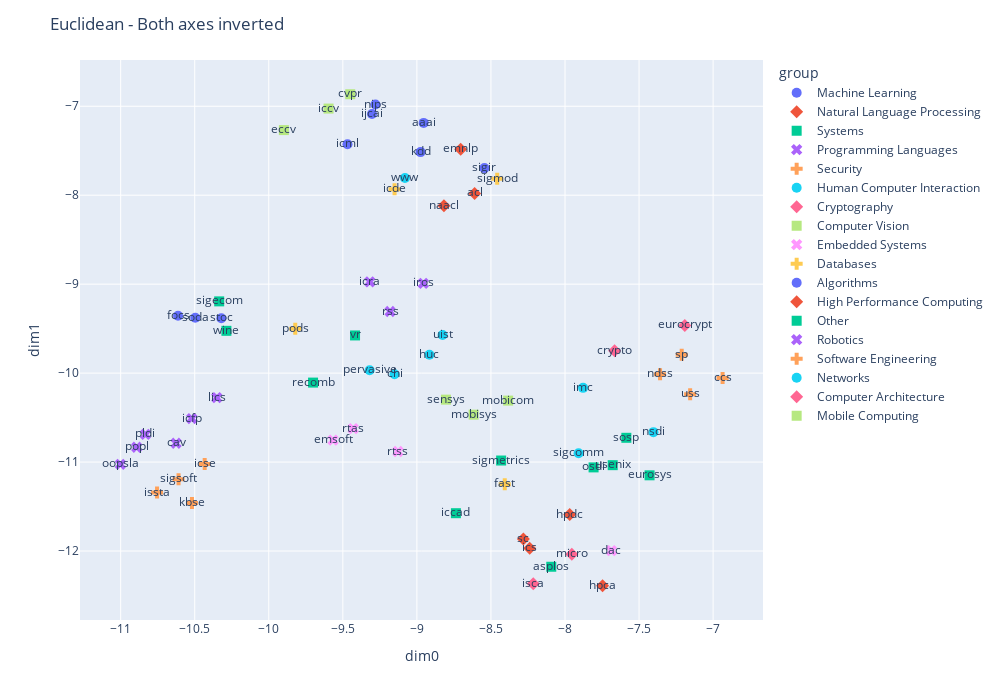

Here is the notebook cell this chart was saved with:
### Code cell
%%time
reducer = umap.UMAP(random_state=42)
embedding = reducer.fit_transform(data.iloc[:,3:].values)

embedding_df = pd.DataFrame(embedding, columns=['dim0','dim1'])
embedding_df *= -1
embedding_df[data.iloc[:,:3].columns] = data.iloc[:,:3]
embedding_df

fig = px.scatter(data_frame=embedding_df, 
                 x='dim0', y='dim1', color='group', symbol='group', text='name', 
                 hover_name='name', hover_data={'group':True, 'full_name':True, 'dim0':False, 'dim1':False})
for trace in fig.data:
    trace.marker.size = 10
fig.layout.height = 700
fig.layout.width = 1000
fig.layout.title = 'Euclidean - Both axes inverted'
fig

### Figure 1 — Plotly figure (JSON) as saved in the notebook; plotly's stock layout.template omitted (floating-point values rounded to 4 significant figures)
{"data": [{"customdata": [["Machine Learning", "Association for the Advancement of Artificial Intelligence"], ["Machine Learning", "International Conference on Machine Learning"], ["Machine Learning", "International Joint Conference on Artificial Intelligence"], ["Machine Learning", "Special Interest Group in Knowledge Discovery and Data Mining"], ["Machine Learning", "Neural Information Processing Systems"], ["Machine Learning", "Special Interest Group on Information Retrieval"]], "hovertemplate": "<b>%{hovertext}</b><br><br>group=%{customdata[0]}<br>name=%{text}<br>full_name=%{customdata[1]}<extra></extra>", "hovertext": ["aaai", "icml", "ijcai", "kdd", "nips", "sigir"], "legendgroup": "Machine Learning", "marker": {"color": "#636efa", "size": 10, "symbol": "circle"}, "mode": "markers+text", "name": "Machine Learning", "orientation": "v", "showlegend": true, "text": ["aaai", "icml", "ijcai", "kdd", "nips", "sigir"], "type": "scatter", "x": [-8.954, -9.469, -9.303, -8.975, -9.28, -8.544], "xaxis": "x", "y": [-7.187, -7.427, -7.086, -7.516, -6.981, -7.696], "yaxis": "y"}, {"customdata": [["Natural Language Processing", "Association for Computational Linguistics"], ["Natural Language Processing", "Empirical Methods in Natural Language Processing"], ["Natural Language Processing", "North American Chapter of the Association for Computational Linguistics"]], "hovertemplate": "<b>%{hovertext}</b><br><br>group=%{customdata[0]}<br>name=%{text}<br>full_name=%{customdata[1]}<extra></extra>", "hovertext": ["acl", "emnlp", "naacl"], "legendgroup": "Natural Language Processing", "marker": {"color": "#EF553B", "size": 10, "symbol": "diamond"}, "mode": "markers+text", "name": "Natural Language Processing", "orientation": "v", "showlegend": true, "text": ["acl", "emnlp", "naacl"], "type": "scatter", "x": [-8.61, -8.704, -8.817], "xaxis": "x", "y": [-7.981, -7.482, -8.118], "yaxis": "y"}, {"customdata": [["Systems", "International Conference on Architectural Support for Programming Languages and Operating Systems"], ["Systems", "European Conference on Computer Systems"], ["Systems", "Symposium on Operating Systems Design and Implementation"], ["Systems", "Symposium on Operating Systems Principles"], ["Systems", "Unix Users Group"]], "hovertemplate": "<b>%{hovertext}</b><br><br>group=%{customdata[0]}<br>name=%{text}<br>full_name=%{customdata[1]}<extra></extra>", "hovertext": ["asplos", "eurosys", "osdi", "sosp", "usenix"], "legendgroup": "Systems", "marker": {"color": "#00cc96", "size": 10, "symbol": "square"}, "mode": "markers+text", "name": "Systems", "orientation": "v", "showlegend": true, "text": ["asplos", "eurosys", "osdi", "sosp", "usenix"], "type": "scatter", "x": [-8.093, -7.429, -7.807, -7.586, -7.678], "xaxis": "x", "y": [-12.18, -11.15, -11.06, -10.73, -11.03], "yaxis": "y"}, {"customdata": [["Programming Languages", "International Conference on Computer-Aided Verification"], ["Programming Languages", "International Conference on Functional Programming"], ["Programming Languages", "Symposium on Logic in Computer Science"], ["Programming Languages", "Conference on Object-Oriented Programming Systems, Languages, and Applications"], ["Programming Languages", "Conference on Programming Language Design and Implementation"], ["Programming Languages", "Symposium on Principles of Programming Languages"]], "hovertemplate": "<b>%{hovertext}</b><br><br>group=%{customdata[0]}<br>name=%{text}<br>full_name=%{customdata[1]}<extra></extra>", "hovertext": ["cav", "icfp", "lics", "oopsla", "pldi", "popl"], "legendgroup": "Programming Languages", "marker": {"color": "#ab63fa", "size": 10, "symbol": "x"}, "mode": "markers+text", "name": "Programming Languages", "orientation": "v", "showlegend": true, "text": ["cav", "icfp", "lics", "oopsla", "pldi", "popl"], "type": "scatter", "x": [-10.63, -10.52, -10.35, -11.0, -10.83, -10.89], "xaxis": "x", "y": [-10.79, -10.51, -10.28, -11.03, -10.69, -10.83], "yaxis": "y"}, {"customdata": [["Security", "Conference on Computer and Communications Security"], ["Security", "Network and Distributed System Security Symposium"], ["Security", "Symposium on Security and Privacy"], ["Security", "USENIX Security Symposia"]], "hovertemplate": "<b>%{hovertext}</b><br><br>group=%{customdata[0]}<br>name=%{text}<br>full_name=%{customdata[1]}<extra></extra>", "hovertext": ["ccs", "ndss", "sp", "uss"], "legendgroup": "Security", "marker": {"color": "#FFA15A", "size": 10, "symbol": "cross"}, "mode": "markers+text", "name": "Security", "orientation": "v", "showlegend": true, "text": ["ccs", "ndss", "sp", "uss"], "type": "scatter", "x": [-6.936, -7.358, -7.212, -7.155], "xaxis": "x", "y": [-10.05, -10.01, -9.792, -10.24], "yaxis": "y"}, {"customdata": [["Human Computer Interaction", "Conference on Human Factors in Computing Systems"], ["Human Computer Interaction", "International Symposium on Handheld and Ubiquitous Computing"], ["Human Computer Interaction", "International Conference on Pervasive Computing and Communications"], ["Human Computer Interaction", "Symposium on User Interface Software and Technology"]], "hovertemplate": "<b>%{hovertext}</b><br><br>group=%{customdata[0]}<br>name=%{text}<br>full_name=%{customdata[1]}<extra></extra>", "hovertext": ["chi", "huc", "pervasive", "uist"], "legendgroup": "Human Computer Interaction", "marker": {"color": "#19d3f3", "size": 10, "symbol": "circle"}, "mode": "markers+text", "name": "Human Computer Interaction", "orientation": "v", "showlegend": true, "text": ["chi", "huc", "pervasive", "uist"], "type": "scatter", "x": [-9.151, -8.916, -9.319, -8.826], "xaxis": "x", "y": [-10.01, -9.793, -9.968, -9.571], "yaxis": "y"}, {"customdata": [["Cryptography", "International Cryptology Conference"], ["Cryptography", "Conference on the Theory and Applications of Cryptographic Techniques"]], "hovertemplate": "<b>%{hovertext}</b><br><br>group=%{customdata[0]}<br>name=%{text}<br>full_name=%{customdata[1]}<extra></extra>", "hovertext": ["crypto", "eurocrypt"], "legendgroup": "Cryptography", "marker": {"color": "#FF6692", "size": 10, "symbol": "diamond"}, "mode": "markers+text", "name": "Cryptography", "orientation": "v", "showlegend": true, "text": ["crypto", "eurocrypt"], "type": "scatter", "x": [-7.665, -7.191], "xaxis": "x", "y": [-9.749, -9.464], "yaxis": "y"}, {"customdata": [["Computer Vision", "Computer Vision and Pattern Recognition"], ["Computer Vision", "European Conference for Computer Vision"], ["Computer Vision", "International Conference on Conputer Vision"]], "hovertemplate": "<b>%{hovertext}</b><br><br>group=%{customdata[0]}<br>name=%{text}<br>full_name=%{customdata[1]}<extra></extra>", "hovertext": ["cvpr", "eccv", "iccv"], "legendgroup": "Computer Vision", "marker": {"color": "#B6E880", "size": 10, "symbol": "square"}, "mode": "markers+text", "name": "Computer Vision", "orientation": "v", "showlegend": true, "text": ["cvpr", "eccv", "iccv"], "type": "scatter", "x": [-9.45, -9.898, -9.596], "xaxis": "x", "y": [-6.865, -7.268, -7.026], "yaxis": "y"}, {"customdata": [["Embedded Systems", "Design Automation Conference"], ["Embedded Systems", "International Conference on Embedded Software"], ["Embedded Systems", "Real-time and Embedded Technology and Applications Symposium"], ["Embedded Systems", "Real-Time Systems Symposium"]], "hovertemplate": "<b>%{hovertext}</b><br><br>group=%{customdata[0]}<br>name=%{text}<br>full_name=%{customdata[1]}<extra></extra>", "hovertext": ["dac", "emsoft", "rtas", "rtss"], "legendgroup": "Embedded Systems", "marker": {"color": "#FF97FF", "size": 10, "symbol": "x"}, "mode": "markers+text", "name": "Embedded Systems", "orientation": "v", "showlegend": true, "text": ["dac", "emsoft", "rtas", "rtss"], "type": "scatter", "x": [-7.687, -9.566, -9.43, -9.128], "xaxis": "x", "y": [-12.0, -10.75, -10.62, -10.88], "yaxis": "y"}, {"customdata": [["Databases", "Conference on File and Storage Technologies"], ["Databases", "International Conference on Data Engineering"], ["Databases", "Symposium on Principles of Database Systems"], ["Databases", "Special Interest Group on Management of Data"]], "hovertemplate": "<b>%{hovertext}</b><br><br>group=%{customdata[0]}<br>name=%{text}<br>full_name=%{customdata[1]}<extra></extra>", "hovertext": ["fast", "icde", "pods", "sigmod"], "legendgroup": "Databases", "marker": {"color": "#FECB52", "size": 10, "symbol": "cross"}, "mode": "markers+text", "name": "Databases", "orientation": "v", "showlegend": true, "text": ["fast", "icde", "pods", "sigmod"], "type": "scatter", "x": [-8.407, -9.151, -9.821, -8.458], "xaxis": "x", "y": [-11.25, -7.932, -9.502, -7.815], "yaxis": "y"}, {"customdata": [["Algorithms", "Symposium on Foundations of Computer Science"], ["Algorithms", "Symposium on Discrete Algorithms"], ["Algorithms", "Symposium on Theory of Computing"]], "hovertemplate": "<b>%{hovertext}</b><br><br>group=%{customdata[0]}<br>name=%{text}<br>full_name=%{customdata[1]}<extra></extra>", "hovertext": ["focs", "soda", "stoc"], "legendgroup": "Algorithms", "marker": {"color": "#636efa", "size": 10, "symbol": "circle"}, "mode": "markers+text", "name": "Algorithms", "orientation": "v", "showlegend": true, "text": ["focs", "soda", "stoc"], "type": "scatter", "x": [-10.61, -10.5, -10.32], "xaxis": "x", "y": [-9.356, -9.378, -9.384], "yaxis": "y"}, {"customdata": [["High Performance Computing", "International Symposium on High-Performance Computer Architecture"], ["High Performance Computing", "Symposium on High-Performance Parallel and Distributed Computing"], ["High Performance Computing", "International Conference on Supercomputing"], ["High Performance Computing", "Supercomputing Conference"]], "hovertemplate": "<b>%{hovertext}</b><br><br>group=%{customdata[0]}<br>name=%{text}<br>full_name=%{customdata[1]}<extra></extra>", "hovertext": ["hpca", "hpdc", "ics", "sc"], "legendgroup": "High Performance Computing", "marker": {"color": "#EF553B", "size": 10, "symbol": "diamond"}, "mode": "markers+text", "name": "High Performance Computing", "orientation": "v", "showlegend": true, "text": ["hpca", "hpdc", "ics", "sc"], "type": "scatter", "x": [-7.746, -7.968, -8.238, -8.281], "xaxis": "x", "y": [-12.39, -11.59, -11.97, -11.87], "yaxis": "y"}, {"customdata": [["Other", "International Conference On Computer Aided Design"], ["Other", "International Conference on Research in Computational Molecular Biology"], ["Other", "Special Interest Group on Economics and Computation"], ["Other", "Special Interest Group on Measurement and Evaluation"], ["Other", "Virtual Reality Conference"], ["Other", "Conference on Web and Internet Economics"]], "hovertemplate": "<b>%{hovertext}</b><br><br>group=%{customdata[0]}<br>name=%{text}<br>full_name=%{customdata[1]}<extra></extra>", "hovertext": ["iccad", "recomb", "sigecom", "sigmetrics", "vr", "wine"], "legendgroup": "Other", "marker": {"color": "#00cc96", "size": 10, "symbol": "square"}, "mode": "markers+text", "name": "Other", "orientation": "v", "showlegend": true, "text": ["iccad", "recomb", "sigecom", "sigmetrics", "vr", "wine"], "type": "scatter", "x": [-8.736, -9.701, -10.33, -8.431, -9.418, -10.29], "xaxis": "x", "y": [-11.57, -10.11, -9.194, -10.98, -9.577, -9.525], "yaxis": "y"}, {"customdata": [["Robotics", "International Conference on Robotics and Automation"], ["Robotics", "International Conference on Intelligent Robots and Systems"], ["Robotics", "Robotics: Science and Systems"]], "hovertemplate": "<b>%{hovertext}</b><br><br>group=%{customdata[0]}<br>name=%{text}<br>full_name=%{customdata[1]}<extra></extra>", "hovertext": ["icra", "iros", "rss"], "legendgroup": "Robotics", "marker": {"color": "#ab63fa", "size": 10, "symbol": "x"}, "mode": "markers+text", "name": "Robotics", "orientation": "v", "showlegend": true, "text": ["icra", "iros", "rss"], "type": "scatter", "x": [-9.318, -8.957, -9.181], "xaxis": "x", "y": [-8.974, -8.991, -9.308], "yaxis": "y"}, {"customdata": [["Software Engineering", "International Conference on Software Engineering"], ["Software Engineering", "International Symposium on Software Testing and Analysis"], ["Software Engineering", "Knowledge-Based Software Engineering Conference"], ["Software Engineering", "Special Interest Group on Software Engineering"]], "hovertemplate": "<b>%{hovertext}</b><br><br>group=%{customdata[0]}<br>name=%{text}<br>full_name=%{customdata[1]}<extra></extra>", "hovertext": ["icse", "issta", "kbse", "sigsoft"], "legendgroup": "Software Engineering", "marker": {"color": "#FFA15A", "size": 10, "symbol": "cross"}, "mode": "markers+text", "name": "Software Engineering", "orientation": "v", "showlegend": true, "text": ["icse", "issta", "kbse", "sigsoft"], "type": "scatter", "x": [-10.43, -10.75, -10.52, -10.61], "xaxis": "x", "y": [-11.02, -11.34, -11.46, -11.19], "yaxis": "y"}, {"customdata": [["Networks", "Internet Measurement Conference"], ["Networks", "Networked Systems Design and Implementation"], ["Networks", "Special Interest Group on Data Communications"], ["Networks", "World Wide Web Conference"]], "hovertemplate": "<b>%{hovertext}</b><br><br>group=%{customdata[0]}<br>name=%{text}<br>full_name=%{customdata[1]}<extra></extra>", "hovertext": ["imc", "nsdi", "sigcomm", "www"], "legendgroup": "Networks", "marker": {"color": "#19d3f3", "size": 10, "symbol": "circle"}, "mode": "markers+text", "name": "Networks", "orientation": "v", "showlegend": true, "text": ["imc", "nsdi", "sigcomm", "www"], "type": "scatter", "x": [-7.878, -7.403, -7.908, -9.08], "xaxis": "x", "y": [-10.17, -10.66, -10.9, -7.807], "yaxis": "y"}, {"customdata": [["Computer Architecture", "International Symposium on Computer Architecture"], ["Computer Architecture", "International Symposium on Microarchitecture"]], "hovertemplate": "<b>%{hovertext}</b><br><br>group=%{customdata[0]}<br>name=%{text}<br>full_name=%{customdata[1]}<extra></extra>", "hovertext": ["isca", "micro"], "legendgroup": "Computer Architecture", "marker": {"color": "#FF6692", "size": 10, "symbol": "diamond"}, "mode": "markers+text", "name": "Computer Architecture", "orientation": "v", "showlegend": true, "text": ["isca", "micro"], "type": "scatter", "x": [-8.214, -7.954], "xaxis": "x", "y": [-12.37, -12.04], "yaxis": "y"}, {"customdata": [["Mobile Computing", "International Conference on Mobile Computing"], ["Mobile Computing", "International Conference on Mobile Systems"], ["Mobile Computing", "Conference on Embedded Networked Sensor Systems"]], "hovertemplate": "<b>%{hovertext}</b><br><br>group=%{customdata[0]}<br>name=%{text}<br>full_name=%{customdata[1]}<extra></extra>", "hovertext": ["mobicom", "mobisys", "sensys"], "legendgroup": "Mobile Computing", "marker": {"color": "#B6E880", "size": 10, "symbol": "square"}, "mode": "markers+text", "name": "Mobile Computing", "orientation": "v", "showlegend": true, "text": ["mobicom", "mobisys", "sensys"], "type": "scatter", "x": [-8.384, -8.617, -8.804], "xaxis": "x", "y": [-10.31, -10.47, -10.3], "yaxis": "y"}], "layout": {"height": 700, "legend": {"title": {"text": "group"}, "tracegroupgap": 0}, "margin": {"t": 60}, "title": {"text": "Euclidean - Both axes inverted"}, "width": 1000, "xaxis": {"anchor": "y", "autorange": true, "domain": [0, 1], "range": [-11.28, -6.662], "title": {"text": "dim0"}, "type": "linear"}, "yaxis": {"anchor": "x", "autorange": true, "domain": [0, 1], "range": [-12.78, -6.48], "title": {"text": "dim1"}, "type": "linear"}}}
